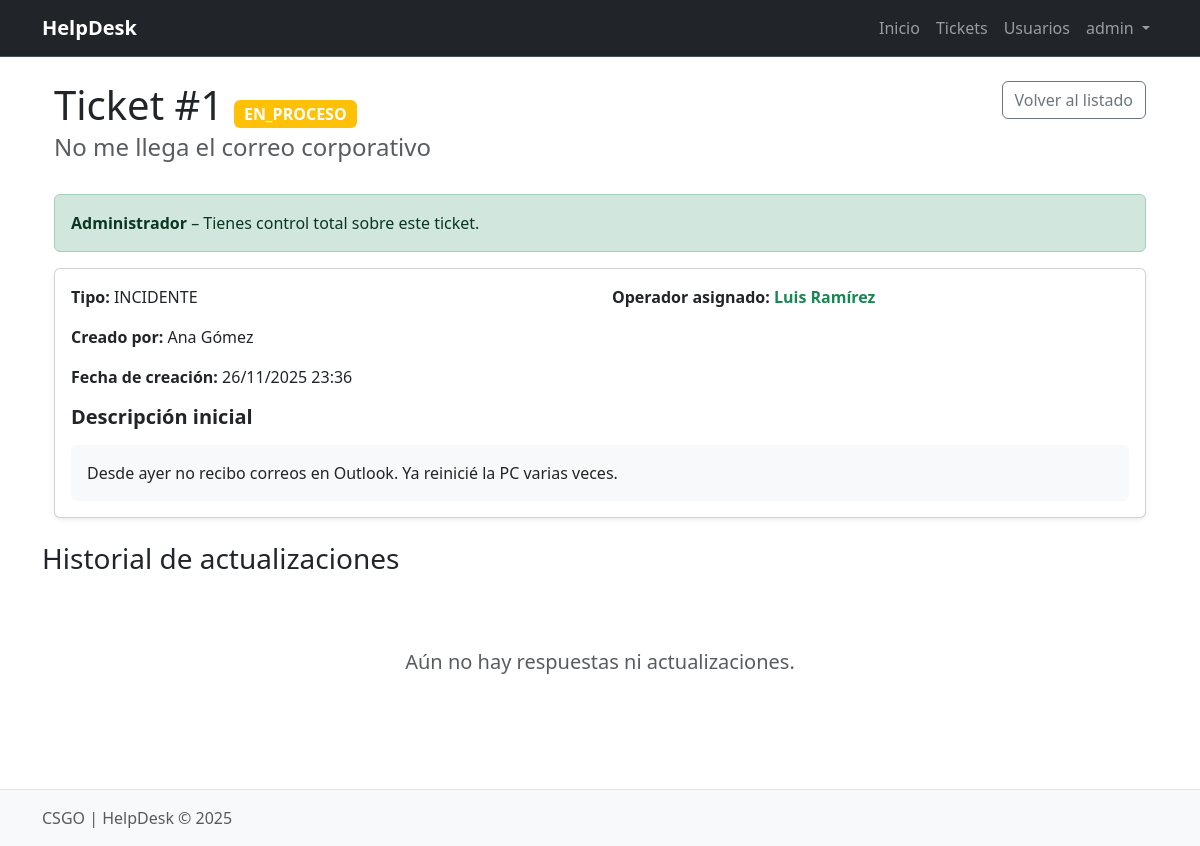
The app's page /tickets/show?id=1 (signed in) with its own data.
### tables this page shows
CREATE TABLE ticket (
    id_ticket        INT AUTO_INCREMENT PRIMARY KEY,
    titulo           VARCHAR(200) NOT NULL,
    descripcion_inicial TEXT NOT NULL,           
    id_tipo_ticket   INT NOT NULL,
    id_estado_ticket INT NOT NULL,             
    id_usuario_creador INT NOT NULL,             
    id_operador_asignado INT NULL,              
    creado_en        DATETIME NOT NULL DEFAULT CURRENT_TIMESTAMP,
    actualizado_en   DATETIME NULL,

    CONSTRAINT fk_ticket_tipo
        FOREIGN KEY (id_tipo_ticket) REFERENCES ticket_tipo(id_tipo_ticket),

    CONSTRAINT fk_ticket_estado
        FOREIGN KEY (id_estado_ticket) REFERENCES ticket_estado(id_estado_ticket),

    CONSTRAINT fk_ticket_creador
        FOREIGN KEY (id_usuario_creador) REFERENCES usuario(id_usuario),

    CONSTRAINT fk_ticket_operador_asignado
        FOREIGN KEY (id_operador_asignado) REFERENCES usuario(id_usuario)
);

CREATE TABLE ticket_estado (
    id_estado_ticket INT AUTO_INCREMENT PRIMARY KEY,
    nombre           VARCHAR(50) NOT NULL unique,  
    descripcion      VARCHAR(255) NULL
);

CREATE TABLE ticket_tipo (
    id_tipo_ticket INT AUTO_INCREMENT PRIMARY KEY,
    nombre         VARCHAR(50) NOT NULL UNIQUE 
);

CREATE TABLE usuario (
    id_usuario    INT AUTO_INCREMENT PRIMARY KEY,
    nombre_completo VARCHAR(150) NOT NULL,
    username      VARCHAR(50) NOT NULL UNIQUE,
    password_hash VARCHAR(255) NOT NULL,        
    id_rol        INT NOT NULL,
    activo        TINYINT(1) NOT NULL DEFAULT 1, 
    creado_en     DATETIME NOT NULL DEFAULT CURRENT_TIMESTAMP,
    actualizado_en DATETIME NULL,

    CONSTRAINT fk_usuario_rol
        FOREIGN KEY (id_rol) REFERENCES rol(id_rol)
);

### app/Controllers/TicketController.php (called while the page is built, shortened)
<?php
class TicketController
{
    public function show()
    {
        $id = isset($_GET['id']) ? (int)$_GET['id'] : 0;
        $ticket = Ticket::findWithRelations($id);
        $entradas = Ticket::entradas($id);
        require __DIR__ . '/../View/tickets/show.view.php';
    }
}

### public/index.php (called while the page is built, shortened)
<?php
require __DIR__ . '/../app/Core/Router.php';
$router = new Router();
$router->add('GET', '/', 'HomeController@index');
$router->add('GET', '/tickets', 'TicketController@index');
$router->get('/tickets/create', 'TicketController@create');
$router->post('/tickets/create', 'TicketController@store');
$router->get('/tickets/show', 'TicketController@show');
$router->get('/tickets/asignados', 'TicketController@misAsignados');
$router->post('/tickets/asignar', 'TicketController@asignar');
$router->post('/tickets/cambiar-estado', 'TicketController@cambiarEstado');
$router->post('/tickets/aceptar-solucion', 'TicketController@aceptarSolucion');
$router->post('/tickets/denegar-solucion', 'TicketController@denegarSolucion');
$router->add('GET', '/login', 'AuthController@login');
$router->add('POST', '/login', 'AuthController@authenticate');
$router->add('GET', '/logout', 'AuthController@logout');
$router->add('GET', '/profile', 'ProfileController@edit');
$router->add('POST', '/profile/update', 'ProfileController@update');
$router->get('/users', 'UserController@index');
$router->get('/users/create', 'UserController@create');
$router->post('/users/create', 'UserController@store');
$router->get('/users/edit/{id}', 'UserController@edit');
$router->post('/users/edit/{id}', 'UserController@update');
$router->get('/users/deactivate/{id}', 'UserController@deactivate');
try {
    $uri = parse_url($_SERVER['REQUEST_URI'], PHP_URL_PATH);
    $method = $_SERVER['REQUEST_METHOD'];
    $router->dispatch($uri, $method);
} catch (Exception $e) {
    echo "Error: " . $e->getMessage();
}

### app/Models/Ticket.php (called while the page is built, shortened)
<?php
class Ticket extends Model
{
    public static function findWithRelations(int $id)
    {
        $pdo = self::connection();
        $stmt = $pdo->prepare("
            SELECT t.*, tt.nombre AS tipo_nombre, te.nombre AS estado_nombre, uc.nombre_completo AS creador_nombre, uo.nombre_completo AS operador_nombre
            FROM ticket t
            JOIN ticket_tipo   tt ON t.id_tipo_ticket   = tt.id_tipo_ticket
            JOIN ticket_estado te ON t.id_estado_ticket = te.id_estado_ticket
            JOIN usuario       uc ON t.id_usuario_creador = uc.id_usuario
            LEFT JOIN usuario  uo ON t.id_operador_asignado = uo.id_usuario
            WHERE t.id_ticket = :id
            LIMIT 1
        ");
        $stmt->execute([':id' => $id]);
        return $stmt->fetch(PDO::FETCH_OBJ);
    }
}

### app/View/tickets/show.view.php (the view, shortened to what this page needs)
<?php require __DIR__ . '/../layouts/header.php'; ?>
<div class="container mt-4">
    <div class="d-flex justify-content-between align-items-start mb-4">
        <div>
            <h1 class="mb-1"> Ticket #<?= $ticket->id_ticket ?>
                <span class="badge bg-<?= $ticket->estado_nombre === 'CERRADO' ? 'success' :
                    ($ticket->estado_nombre === 'EN_PROCESO' ? 'warning' : 'secondary') ?> fs-6">
                    <?= htmlspecialchars($ticket->estado_nombre) ?>
                </span>
            </h1>
            <h4 class="text-muted"><?= htmlspecialchars($ticket->titulo) ?></h4>
        </div>
        <a href="/tickets" class="btn btn-outline-secondary">Volver al listado</a>
    </div>
    <?php if ($_SESSION['user']['rol_nombre'] === 'USUARIO'): ?>
        <div class="alert alert-info">
            <strong>Área de Usuario</strong> – Este es tu ticket. El equipo de soporte lo revisará pronto.
        </div>
    <?php else: ?>
        <div class="alert alert-success">
            <strong>Administrador</strong> – Tienes control total sobre este ticket.
        </div>
    <?php endif; ?>
    <div class="card shadow-sm mb-4">
        <div class="card-body">
            <div class="row">
                <div class="col-md-6">
                    <p><strong>Tipo:</strong> <?= htmlspecialchars($ticket->tipo_nombre) ?></p>
                    <p><strong>Creado por:</strong> <?= htmlspecialchars($ticket->creador_nombre) ?></p>
                    <p><strong>Fecha de creación:</strong> <?= date('d/m/Y H:i', strtotime($ticket->creado_en)) ?></p>
                </div>
                <div class="col-md-6">
                    <p><strong>Operador asignado:</strong>
                        <?= $ticket->operador_nombre
                            ? '<span class="text-success fw-bold">' . htmlspecialchars($ticket->operador_nombre) . '</span>'
                            : '<span class="text-muted">No asignado</span>' ?>
                    </p>
                </div>
            </div>
            <h5 class="mb-3"><strong>Descripción inicial</strong></h5>
            <div class="bg-light p-3 rounded">
                <p class="mb-0"><?= nl2br(htmlspecialchars($ticket->descripcion_inicial)) ?></p>
            </div>
            </div>
        </div>
    </div>
    <h3 class="mb-4">Historial de actualizaciones</h3>
    <?php if (empty($entradas)): ?>
        <div class="text-center py-5 text-muted">
            <p class="lead">Aún no hay respuestas ni actualizaciones.</p>
        </div>
    <?php endif; ?>
</div>
<?php require __DIR__ . '/../layouts/footer.php'; ?>

### app/Core/Router.php (shortened to what this page needs)
<?php
class Router
{
    protected $routes = [];
    public function add($method, $uri, $controller)
    {
        $this->routes[] = [
            'method' => $method,
            'uri' => $uri,
            'controller' => $controller
        ];
    }
    public function dispatch($uri, $method)
    {
        foreach ($this->routes as $route) {
            $pattern = preg_replace('/\{([a-zA-Z0-9_]+)\}/', '([^/]+)', $route['uri']);
            $pattern = "#^" . $pattern . "$#";
            if (preg_match($pattern, $uri, $matches) && $route['method'] === strtoupper($method)) {
                array_shift($matches);
                $this->callAction(
                    ...explode('@', $route['controller']),
                    params: $matches
                );
                return;
            }
        }
        throw new \Exception('No route found for this URI.');
    }
    protected function callAction($controller, $action, $params = [])
    {
        $controllerInstance = new $className;
        return call_user_func_array([$controllerInstance, $action], $params);
    }
}

### app/View/layouts/header.php (shortened to what this page needs)
<!DOCTYPE html>
<html lang="es">
<head>
    <link href="https://cdn.jsdelivr.net/npm/bootstrap@5.3.3/dist/css/bootstrap.min.css" rel="stylesheet"
>
    <link rel="stylesheet" href="/public/css/style.css">
</head>
<body>
    <header>
        <nav class="navbar navbar-expand-lg navbar-dark bg-dark border-bottom border-body" data-bs-theme="dark">
            <div class="container">
                <a class="navbar-brand" href="/">HelpDesk</a>
                <div class="collapse navbar-collapse" id="navbarNav">
                    <ul class="navbar-nav ms-auto mb-2 mb-lg-0">
                        <li class="nav-item">
                            <a class="nav-link" href="/">Inicio</a>
                        </li>
                        <?php if (isset($_SESSION['user'])): ?>
                            <li class="nav-item">
                                <a class="nav-link" href="/tickets">Tickets</a>
                            </li>
                            <?php
                            $rol = trim($_SESSION['user']['rol_nombre'] ?? '');
                            if (strtoupper($rol) === 'SUPERADMIN'):
                            ?>
                                <li class="nav-item">
                                    <a class="nav-link" href="/users">Usuarios</a>
                                </li>
                            <?php endif; ?>
                            <li class="nav-item dropdown">
                                <a class="nav-link dropdown-toggle" href="#" role="button" data-bs-toggle="dropdown"
                                    aria-expanded="false">
                                    <?= $_SESSION['user']['username'] ?>
                                </a>
                            </li>
                        <?php else: ?>
                            <li class="nav-item">
                                <a class="nav-link" href="/login">Iniciar Sesión</a>
                            </li>
                        <?php endif; ?>
                    </ul>
                </div>
            </div>
        </nav>
    </header>
    <div class="container mt-4">

### app/View/layouts/footer.php (shortened to what this page needs)
<footer class="bg-light text-center text-lg-start mt-5 py-3 border-top">
    <div class="container">
        <p class="mb-0 text-muted">CSGO | HelpDesk &copy; 2025</p>
    </div>
</footer>
</body>
</html>

### public/css/style.css (style rules this page uses)
.navbar-brand { font-weight: bold; }

### records on screen
ticket: id_ticket "1", id_estado_ticket.nombre "EN_PROCESO", titulo "No me llega el correo corporativo", id_tipo_ticket.nombre "INCIDENTE", id_usuario_creador.nombre_completo "Ana Gómez", creado_en "26/11/2025 23:36", id_operador_asignado.nombre_completo "Luis Ramírez", descripcion_inicial "Desde ayer no recibo correos en Outlook. Ya reinicié la PC varias veces."
